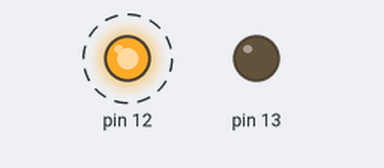
This sketch was run on a simulated Arduino Uno, built with avr-gcc and run on an emulated ATmega328P. Shown: output pins drawn as LEDs (lit = HIGH). Dashed ring = blinking.

Above: at 0.5 s.
Timing chart, 0 to 4.6 s (numbered marks = the images above):
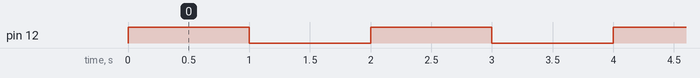

The sketch:

Two_colour_LED.ino
```cpp
// For two colour LED in 12 and 13
void setup() {
  pinMode(12, OUTPUT);
  pinMode(13, OUTPUT);
}

// the loop function runs over and over again forever
void loop() {
  digitalWrite(12, HIGH);
//  digitalWrite(13, LOW);
  delay(1000);
  digitalWrite(12, LOW);
//  digitalWrite(13, HIGH);
  delay(1000);
}
```

Measured:
- by itself, pin 12: alternates HIGH for 1.0 s and LOW for 1.0 s
